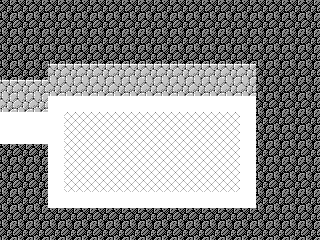

This game map was drawn from its Tiled (.tmx) file and the tilesets committed beside it. A one-line description and the trimmed map source follow:
An orthogonal 20x15 tile map with 16x16 px tiles, 3 tile layers (Tile Layer 1, Tile Layer 2, Tile Layer 3), 2 tilesets.

<map version="1.0" orientation="orthogonal" renderorder="right-down" width="20" height="15" tilewidth="16" tileheight="16" nextobjectid="37">
 <properties>
  <property name="battle_bgm" value="ffl1_battle" />
  <property name="bgm" value="ffl1_overworld" />
  <property name="name" value="saga testmap" />
 </properties>
 <tileset firstgid="1" source="../tilesets/lower.tsx" />
 <tileset firstgid="176" source="../tilesets/upper.tsx" />
 <layer name="Tile Layer 1" width="20" height="15">
  <properties>
   <property name="z" value="0" />
  </properties>
  <data>[300 cells, 300 non-empty, 5 distinct tile ids]</data>
 </layer>
 <layer name="Tile Layer 2" width="20" height="15">
  <properties>
   <property name="z" value=".5" />
  </properties>
  <data>[300 cells, 0 non-empty, 0 distinct tile ids]</data>
 </layer>
 <objectgroup name="Object Layer 1" />
 <layer name="Tile Layer 3" width="20" height="15">
  <properties>
   <property name="z" value="1.5" />
  </properties>
  <data>[300 cells, 0 non-empty, 0 distinct tile ids]</data>
 </layer>
</map>
